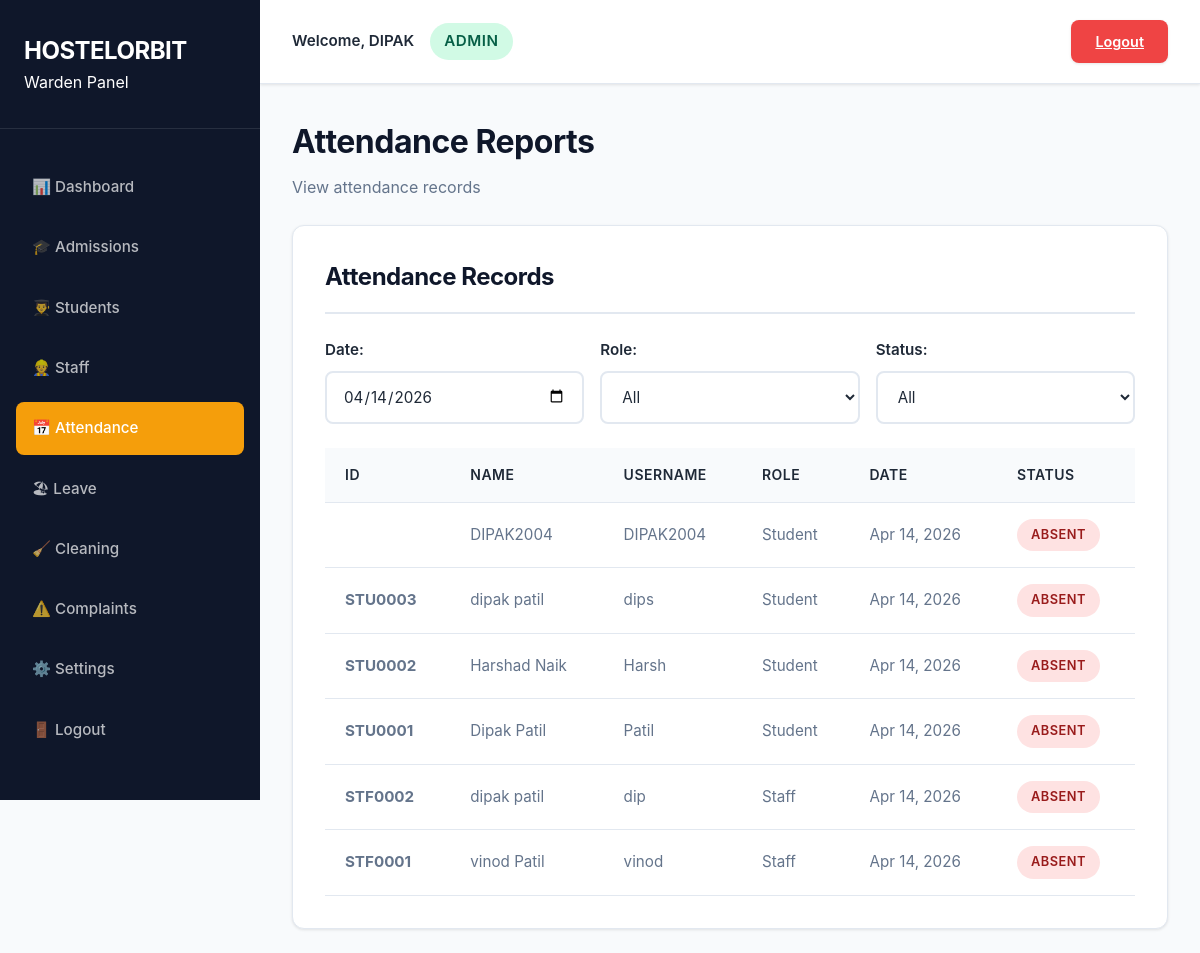
/admin/attendance.php (signed in), run on the app's committed database.
### tables this page shows
CREATE TABLE `users` (
  `id` int(11) NOT NULL,
  `username` varchar(50) NOT NULL,
  `email` varchar(100) NOT NULL,
  `password` varchar(255) NOT NULL,
  `role` enum('admin','student','staff') NOT NULL,
  `status` enum('active','inactive','pending') DEFAULT 'pending',
  `created_at` timestamp NULL DEFAULT current_timestamp()
);

### admin/attendance.php (the view, shortened to what this page needs)
<?php
require_once "../config/db.php";
$dateFilter  = $_GET['date']  ?? date('Y-m-d');
$roleFilter  = $_GET['role']  ?? '';
$statusFilter = $_GET['status'] ?? '';
$params = [':date' => $dateFilter];
$roleCond = $roleFilter ? "AND u.role = '$roleFilter'" : "AND (u.role = 'staff' OR u.role = 'student')";
$statusCond = '';
$sql = "SELECT u.username, u.role,
               CASE WHEN u.role = 'staff' THEN st.name ELSE aa.full_name END AS full_name,
               CASE WHEN u.role = 'staff' THEN CONCAT('STF', LPAD(st.id, 4, '0')) ELSE CONCAT('STU', LPAD(sd.id, 4, '0')) END AS user_id_code,
               att.date
        FROM users u
        LEFT JOIN staff_details st ON u.id = st.user_id AND u.role = 'staff'
        LEFT JOIN admission_applications aa ON u.id = aa.user_id
        LEFT JOIN student_details sd ON u.id = sd.user_id AND u.role = 'student'
        LEFT JOIN attendance att ON u.id = att.user_id AND DATE(att.date) = :date
        WHERE 1=1 $roleCond $statusCond
        ORDER BY u.role, u.username";
try {
    $stmt = $pdo->prepare($sql);
    $stmt->execute($params);
    $records = $stmt->fetchAll(PDO::FETCH_ASSOC);
} catch (PDOException $e) {
    $records = [];
    $error = "Error: " . $e->getMessage();
}
include 'includes/header.php';
?>
<div class="dashboard-header">
    <h1>Attendance Reports</h1>
    <p>View attendance records</p>
</div>
<div class="card">
    <div class="card-header"><h2>Attendance Records</h2></div>
    <div class="filter-section">
        <div class="form-group">
            <label>Date:</label>
            <input type="date" value="<?php echo htmlspecialchars($dateFilter); ?>" onchange="location.href='?date='+this.value+'&role=<?php echo $roleFilter; ?>&status=<?php echo $statusFilter; ?>'">
        </div>
        <div class="form-group">
            <label>Role:</label>
            <select onchange="location.href='?date=<?php echo $dateFilter; ?>&status=<?php echo $statusFilter; ?>&role='+this.value">
                <option value="">All</option>
            </select>
        </div>
        <div class="form-group">
            <label>Status:</label>
            <select onchange="location.href='?date=<?php echo $dateFilter; ?>&role=<?php echo $roleFilter; ?>&status='+this.value">
                <option value="">All</option>
            </select>
        </div>
    </div>
    <div class="table-container">
        <table>
            <thead>
                <tr><th>ID</th><th>Name</th><th>Username</th><th>Role</th><th>Date</th><th>Status</th></tr>
            </thead>
            <tbody>
                <?php if ($records): ?>
                    <?php foreach ($records as $record): ?>
                        <tr>
                            <td><strong><?php echo htmlspecialchars($record['user_id_code']); ?></strong></td>
                            <td><?php echo htmlspecialchars($record['full_name'] ?? $record['username']); ?></td>
                            <td><?php echo htmlspecialchars($record['username']); ?></td>
                            <td><?php echo ucfirst($record['role']); ?></td>
                            <td><?php echo $record['date'] ? date('M d, Y', strtotime($record['date'])) : date('M d, Y', strtotime($dateFilter)); ?></td>
                            <td><span class="status-badge <?php echo $record['date'] ? 'active' : 'inactive'; ?>"><?php echo $record['date'] ? 'Present' : 'Absent'; ?></span></td>
                        </tr>
                    <?php endforeach; ?>
                <?php else: ?>
                    <tr><td colspan="6" style="text-align:center;">No records found</td></tr>
                <?php endif; ?>
            </tbody>
        </table>
    </div>
</div>
<?php include 'includes/footer.php'; ?>

### assets/css/dashboard.css (style rules this page uses)
:root { --primary-color: #0f172a; --secondary-color: #1e293b; --accent-color: #f59e0b; --text-color: #1f2937; --text-secondary: #64748b; --text-light: #94a3b8; --light-bg: #f8fafc; --white: #ffffff; --success: #10b981; --danger: #ef4444; --warning: #f50b0b; --border-color: #e2e8f0; --shadow-sm: 0 1px 3px rgba(0, 0, 0, 0.1); --shadow-md: 0 4px 6px rgba(0, 0, 0, 0.07); --shadow-lg: 0 10px 15px rgba(0, 0, 0, 0.1); --sidebar-width: 260px; }
* { margin: 0; padding: 0; box-sizing: border-box; }
body { font-family: 'Inter', 'Segoe UI', system-ui, -apple-system, sans-serif; color: var(--text-color); line-height: 1.6; background: var(--light-bg); }
.dashboard-header { padding: 2rem 2rem 1.5rem; }
.dashboard-header h1 { font-size: 2rem; font-weight: 700; color: var(--primary-color); margin-bottom: 0.5rem; letter-spacing: -0.5px; }
.dashboard-header p { color: var(--text-secondary); font-size: 1rem; }
.card { background: var(--white); padding: 2rem; border-radius: 12px; box-shadow: var(--shadow-sm); border: 1px solid var(--border-color); margin: 0 2rem 1.5rem; }
.card-header { display: flex; justify-content: space-between; align-items: center; margin-bottom: 1.5rem; padding-bottom: 1rem; border-bottom: 2px solid var(--border-color); }
.card-header h2 { color: var(--primary-color); font-size: 1.5rem; font-weight: 700; letter-spacing: -0.5px; }
.table-container { overflow-x: auto; }
table { width: 100%; border-collapse: collapse; }
table th, table td { padding: 1rem 1.25rem; text-align: left; border-bottom: 1px solid var(--border-color); }
table th { background: var(--light-bg); font-weight: 600; color: var(--text-color); font-size: 0.875rem; text-transform: uppercase; letter-spacing: 0.5px; }
table tr { transition: all 0.2s ease; }
table td { color: var(--text-secondary); font-size: 0.95rem; }
.status-badge { padding: 0.375rem 0.875rem; border-radius: 20px; font-size: 0.8rem; font-weight: 600; display: inline-block; text-transform: uppercase; letter-spacing: 0.5px; }
.status-badge.rejected, .status-badge.inactive { background: #fee2e2; color: #991b1b; }
.form-group { margin-bottom: 1.5rem; }
.form-group label { display: block; margin-bottom: 0.5rem; font-weight: 600; color: var(--text-color); font-size: 0.95rem; }
.form-group input, .form-group select, .form-group textarea { width: 100%; padding: 0.875rem 1rem; border: 2px solid var(--border-color); border-radius: 8px; font-size: 0.95rem; transition: all 0.3s ease; font-family: inherit; color: var(--text-color); background: var(--white); }
.filter-section { display: flex; gap: 1rem; margin-bottom: 1.5rem; flex-wrap: wrap; }
.filter-section .form-group { margin-bottom: 0; flex: 1; min-width: 200px; }

### data on the page
users: username "DIPAK2004", role "Student"
users: user_id_code "STU0003", full_name "dipak patil", username "dips", role "Student"
users: user_id_code "STU0002", full_name "Harshad Naik", username "Harsh", role "Student"
users: user_id_code "STU0001", full_name "Dipak Patil", username "Patil", role "Student"
users: user_id_code "STF0002", full_name "dipak patil", username "dip", role "Staff"
users: user_id_code "STF0001", full_name "vinod Patil", username "vinod", role "Staff"

### other printed values
$_SESSION['username'] "DIPAK"
